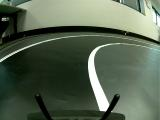
#> input picture example.jpg, 160 x 120 px; its folder holds only this picture in this run
$ python -i otsu_tresh.py   (imports and definitions only)   (older library calls are emulated)
#> lines starting #> are read from the running program, lines starting #| are printed output that depends on the picture; after the words box and inside, x2 and y2 are one past the last pixel; in counts of white or black regions, pixels touching at a corner belong together
import cv2
import numpy as np
import os

is_normalized = False

image_title = "dataset_mix_reel/data_set_ori_reel/0.jpg"
directory = 'dataset_mix_reel/data_set_ori_reel'
saving_directory="dataset_mix_reel/filtre/otsu/reel/"

# [38 lines left out: function otsu_calc_hand, not called in this run]
def otsu_calc(image_title):
    # Read the image in a grayscale mode
    image = cv2.imread(image_title, 0)

    # Apply GaussianBlur to reduce image noise if it is required
    image = cv2.GaussianBlur(image, (5, 5), 0)

    otsu_threshold, image_result = cv2.threshold(
        image, 0, 250, cv2.THRESH_BINARY + cv2.THRESH_OTSU,
    )
    print("Obtained threshold: ", otsu_threshold)
    return otsu_threshold,image_result

def gaussian_calc(image_title):
    # Read the image in a grayscale mode
#> called with image_title = 'example.jpg'
    image = cv2.imread(image_title, 0)
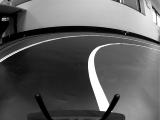
#> image: shape (120, 160); min 0, max 255, mean 94.6

    # Apply GaussianBlur to reduce image noise if it is required
    image = cv2.GaussianBlur(image, (5, 5), 0)
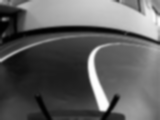
#> image: shape (120, 160); min 1, max 254, mean 94.7

    threshold = cv2.adaptiveThreshold(image,255,cv2.ADAPTIVE_THRESH_GAUSSIAN_C,cv2.THRESH_BINARY_INV,15,5)
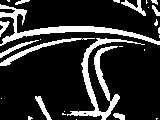
#> threshold: shape (120, 160); 17.7% white; 27 white regions (16 under 20 px), largest, box (x1, y1, x2, y2) and area: (67, 38, 145, 120) 1174, (0, 4, 160, 46) 1137, (0, 38, 95, 66) 354

    #threshold = cv2.adaptiveThreshold(image, 255, cv2.ADAPTIVE_THRESH_GAUSSIAN_C, cv2.THRESH_BINARY_INV, 19, 8)

    dst = cv2.addWeighted(threshold,1,otsu_calc(image_title)[1],0.5,0.0)
#> in otsu_calc, `otsu_threshold, image_result = cv2.threshold( image, 0, 250, cv2.THRES..`:
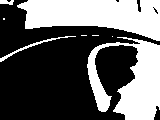
#> image_result: shape (120, 160); values 0 (black) and 250 (white), 38.7% white; 8 white regions (4 under 20 px), largest, box (x1, y1, x2, y2) and area: (17, 0, 160, 41) 3941, (87, 37, 160, 120) 3241, (0, 36, 76, 62) 174, (0, 0, 14, 5) 52
#> in otsu_calc, `otsu_threshold, image_result = cv2.threshold( image, 0, 250, cv2.THRES..`: otsu_threshold = 107
#| Obtained threshold:  107.0
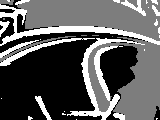
#> dst: shape (120, 160); min 0, max 255, mean 91.2
    return dst


# [41 lines left out: functions dilatation, mean_otsu, mean_filter, final_filter, not called in this run]

>>> result = gaussian_calc('example.jpg')
